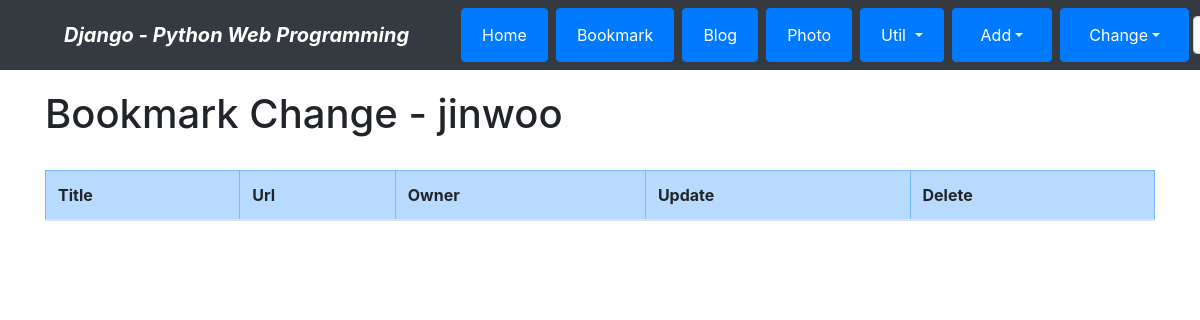
The page /bookmark/change/ (signed in) on the database as committed earlier.
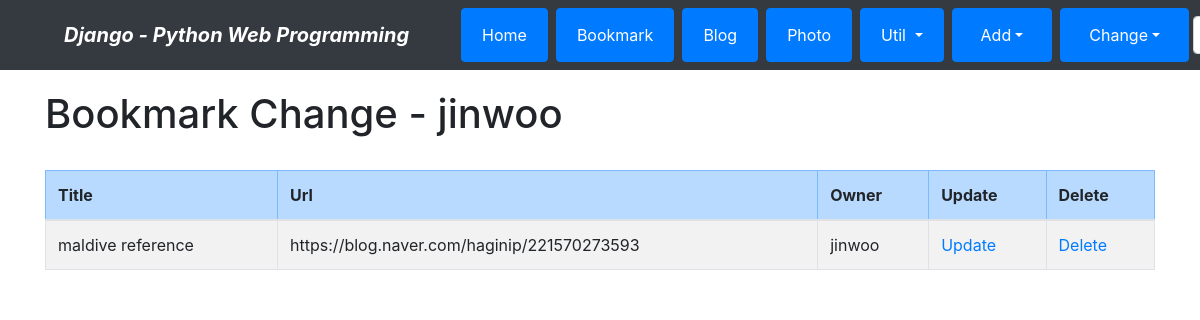
The same page on the database as committed later.
### bookmark/models.py (models this page shows, shortened)
class Bookmark(models.Model):
    title = models.CharField('TITLE',max_length=100,blank=True)
    url = models.URLField('URL',unique=True)
    owner = models.ForeignKey(User, on_delete=models.CASCADE, blank=True, null=True)

### bookmark/views.py (the view)
# urls.py: path('change/', views.BookmarkChangeLV.as_view(), name="change",),
class BookmarkChangeLV(LoginRequiredMixin, ListView):
    template_name = 'bookmark/bookmark_change_list.html'
    def get_queryset(self):
        return Bookmark.objects.filter(owner=self.request.user)

### bookmark/templates/bookmark/bookmark_change_list.html (shortened to what this page needs)
{% extends "base.html" %}
{% block content %}
<h1>Bookmark Change - {{user}}</h1>
<br>
    <table class="table table-bordered table-condensed table-striped">
        <thead>
            <tr class="table-primary">
                <th>Title</th>
                <th>Url</th>
                <th>Owner</th>
                <th>Update</th>
                <th>Delete</th>
            </tr>
        </thead>
    <tbody>
        {% for item in object_list %}
        <tr>
            <td>{{ item.title }}</td>
            <td>{{ item.url }}</td>
            <td>{{ item.owner }}</td>
            <td><a href="{% url 'bookmark:update' item.id %}">Update</a></td>
            <td><a href="{% url 'bookmark:delete' item.id %}">Delete</a></td>
        </tr>
        {% endfor %}
    </tbody>
</table>
{% endblock %}

Rows that differ between the two databases and show on the page:
added Bookmark: title "maldive reference", url "https://blog.naver.com/haginip/221570273593", owner "jinwoo"
